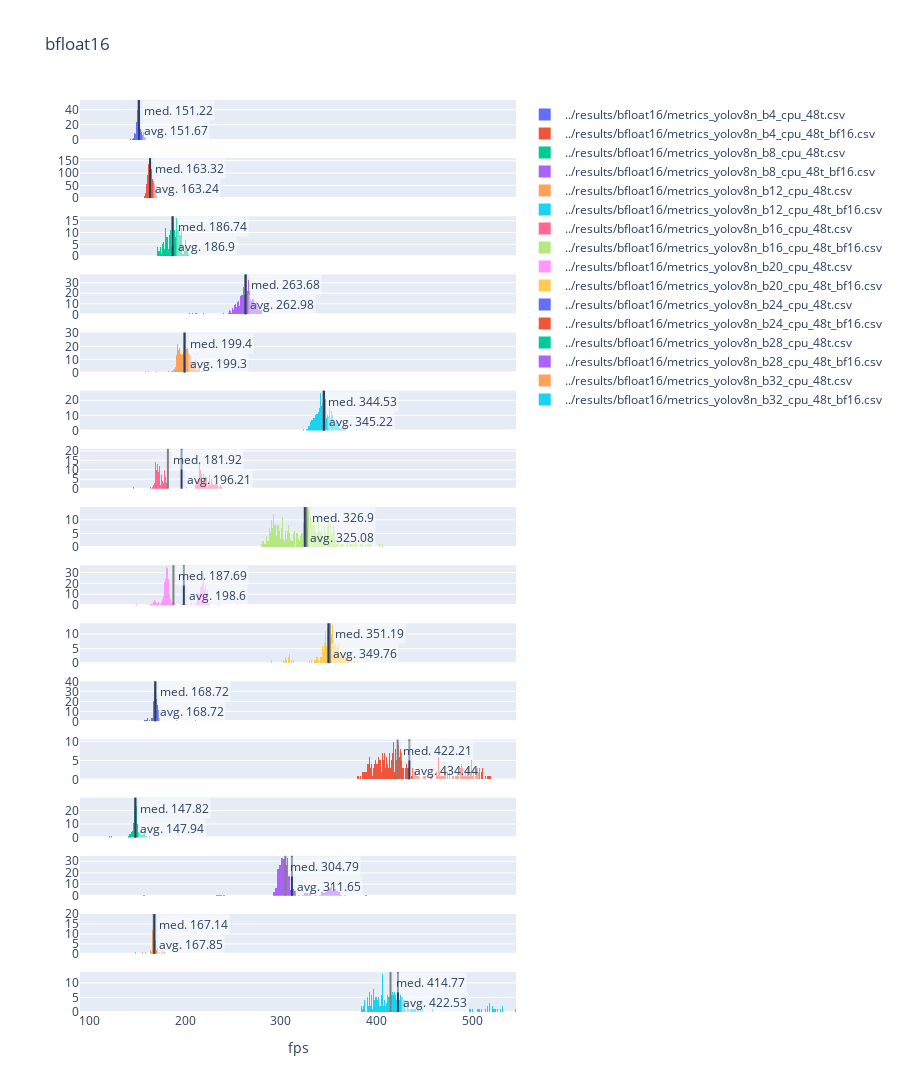

The cell this chart's notebook holds for it:
### Code cell
files = [
    '../results/bfloat16/metrics_yolov8n_b4_cpu_48t.csv',
    '../results/bfloat16/metrics_yolov8n_b4_cpu_48t_bf16.csv',
    '../results/bfloat16/metrics_yolov8n_b8_cpu_48t.csv',
    '../results/bfloat16/metrics_yolov8n_b8_cpu_48t_bf16.csv',
    '../results/bfloat16/metrics_yolov8n_b12_cpu_48t.csv',
    '../results/bfloat16/metrics_yolov8n_b12_cpu_48t_bf16.csv',
    '../results/bfloat16/metrics_yolov8n_b16_cpu_48t.csv',
    '../results/bfloat16/metrics_yolov8n_b16_cpu_48t_bf16.csv',
    '../results/bfloat16/metrics_yolov8n_b20_cpu_48t.csv',
    '../results/bfloat16/metrics_yolov8n_b20_cpu_48t_bf16.csv',
    '../results/bfloat16/metrics_yolov8n_b24_cpu_48t.csv',
    '../results/bfloat16/metrics_yolov8n_b24_cpu_48t_bf16.csv',
    '../results/bfloat16/metrics_yolov8n_b28_cpu_48t.csv',
    '../results/bfloat16/metrics_yolov8n_b28_cpu_48t_bf16.csv',
    '../results/bfloat16/metrics_yolov8n_b32_cpu_48t.csv',
    '../results/bfloat16/metrics_yolov8n_b32_cpu_48t_bf16.csv',
]

create_histograms([read_metrics(f) for f in files], files, 'bfloat16', 'fps').show()

### Figure 1 — Plotly figure (JSON) as saved in the notebook; plotly's stock layout.template omitted (floating-point values rounded to 4 significant figures; data arrays with more than 128 entries replaced by an {"elided": "..."} marker saying what was removed)
{"data": [{"name": "../results/bfloat16/metrics_yolov8n_b4_cpu_48t.csv", "nbinsx": 200, "type": "histogram", "x": {"elided": "1980 float values"}, "xaxis": "x", "yaxis": "y"}, {"name": "../results/bfloat16/metrics_yolov8n_b4_cpu_48t_bf16.csv", "nbinsx": 200, "type": "histogram", "x": {"elided": "1980 float values"}, "xaxis": "x2", "yaxis": "y2"}, {"name": "../results/bfloat16/metrics_yolov8n_b8_cpu_48t.csv", "nbinsx": 200, "type": "histogram", "x": {"elided": "990 float values"}, "xaxis": "x3", "yaxis": "y3"}, {"name": "../results/bfloat16/metrics_yolov8n_b8_cpu_48t_bf16.csv", "nbinsx": 200, "type": "histogram", "x": {"elided": "990 float values"}, "xaxis": "x4", "yaxis": "y4"}, {"name": "../results/bfloat16/metrics_yolov8n_b12_cpu_48t.csv", "nbinsx": 200, "type": "histogram", "x": {"elided": "660 float values"}, "xaxis": "x5", "yaxis": "y5"}, {"name": "../results/bfloat16/metrics_yolov8n_b12_cpu_48t_bf16.csv", "nbinsx": 200, "type": "histogram", "x": {"elided": "660 float values"}, "xaxis": "x6", "yaxis": "y6"}, {"name": "../results/bfloat16/metrics_yolov8n_b16_cpu_48t.csv", "nbinsx": 200, "type": "histogram", "x": {"elided": "495 float values"}, "xaxis": "x7", "yaxis": "y7"}, {"name": "../results/bfloat16/metrics_yolov8n_b16_cpu_48t_bf16.csv", "nbinsx": 200, "type": "histogram", "x": {"elided": "495 float values"}, "xaxis": "x8", "yaxis": "y8"}, {"name": "../results/bfloat16/metrics_yolov8n_b20_cpu_48t.csv", "nbinsx": 200, "type": "histogram", "x": {"elided": "396 float values"}, "xaxis": "x9", "yaxis": "y9"}, {"name": "../results/bfloat16/metrics_yolov8n_b20_cpu_48t_bf16.csv", "nbinsx": 200, "type": "histogram", "x": {"elided": "396 float values"}, "xaxis": "x10", "yaxis": "y10"}, {"name": "../results/bfloat16/metrics_yolov8n_b24_cpu_48t.csv", "nbinsx": 200, "type": "histogram", "x": {"elided": "330 float values"}, "xaxis": "x11", "yaxis": "y11"}, {"name": "../results/bfloat16/metrics_yolov8n_b24_cpu_48t_bf16.csv", "nbinsx": 200, "type": "histogram", "x": {"elided": "330 float values"}, "xaxis": "x12", "yaxis": "y12"}, {"name": "../results/bfloat16/metrics_yolov8n_b28_cpu_48t.csv", "nbinsx": 200, "type": "histogram", "x": {"elided": "283 float values"}, "xaxis": "x13", "yaxis": "y13"}, {"name": "../results/bfloat16/metrics_yolov8n_b28_cpu_48t_bf16.csv", "nbinsx": 200, "type": "histogram", "x": {"elided": "283 float values"}, "xaxis": "x14", "yaxis": "y14"}, {"name": "../results/bfloat16/metrics_yolov8n_b32_cpu_48t.csv", "nbinsx": 200, "type": "histogram", "x": {"elided": "247 float values"}, "xaxis": "x15", "yaxis": "y15"}, {"name": "../results/bfloat16/metrics_yolov8n_b32_cpu_48t_bf16.csv", "nbinsx": 200, "type": "histogram", "x": {"elided": "247 float values"}, "xaxis": "x16", "yaxis": "y16"}], "layout": {"annotations": [{"bgcolor": "rgba(255,255,255,0.5)", "showarrow": false, "text": "med. 151.22", "x": 151.2, "xanchor": "left", "xref": "x", "xshift": 3, "y": 1, "yanchor": "top", "yref": "y domain"}, {"bgcolor": "rgba(255,255,255,0.5)", "showarrow": false, "text": "avg. 151.67", "x": 151.7, "xanchor": "left", "xref": "x", "xshift": 3, "y": 1, "yanchor": "top", "yref": "y domain", "yshift": -20}, {"bgcolor": "rgba(255,255,255,0.5)", "showarrow": false, "text": "med. 163.32", "x": 163.3, "xanchor": "left", "xref": "x2", "xshift": 3, "y": 1, "yanchor": "top", "yref": "y2 domain"}, {"bgcolor": "rgba(255,255,255,0.5)", "showarrow": false, "text": "avg. 163.24", "x": 163.2, "xanchor": "left", "xref": "x2", "xshift": 3, "y": 1, "yanchor": "top", "yref": "y2 domain", "yshift": -20}, {"bgcolor": "rgba(255,255,255,0.5)", "showarrow": false, "text": "med. 186.74", "x": 186.7, "xanchor": "left", "xref": "x3", "xshift": 3, "y": 1, "yanchor": "top", "yref": "y3 domain"}, {"bgcolor": "rgba(255,255,255,0.5)", "showarrow": false, "text": "avg. 186.9", "x": 186.9, "xanchor": "left", "xref": "x3", "xshift": 3, "y": 1, "yanchor": "top", "yref": "y3 domain", "yshift": -20}, {"bgcolor": "rgba(255,255,255,0.5)", "showarrow": false, "text": "med. 263.68", "x": 263.7, "xanchor": "left", "xref": "x4", "xshift": 3, "y": 1, "yanchor": "top", "yref": "y4 domain"}, {"bgcolor": "rgba(255,255,255,0.5)", "showarrow": false, "text": "avg. 262.98", "x": 263.0, "xanchor": "left", "xref": "x4", "xshift": 3, "y": 1, "yanchor": "top", "yref": "y4 domain", "yshift": -20}, {"bgcolor": "rgba(255,255,255,0.5)", "showarrow": false, "text": "med. 199.4", "x": 199.4, "xanchor": "left", "xref": "x5", "xshift": 3, "y": 1, "yanchor": "top", "yref": "y5 domain"}, {"bgcolor": "rgba(255,255,255,0.5)", "showarrow": false, "text": "avg. 199.3", "x": 199.3, "xanchor": "left", "xref": "x5", "xshift": 3, "y": 1, "yanchor": "top", "yref": "y5 domain", "yshift": -20}, {"bgcolor": "rgba(255,255,255,0.5)", "showarrow": false, "text": "med. 344.53", "x": 344.5, "xanchor": "left", "xref": "x6", "xshift": 3, "y": 1, "yanchor": "top", "yref": "y6 domain"}, {"bgcolor": "rgba(255,255,255,0.5)", "showarrow": false, "text": "avg. 345.22", "x": 345.2, "xanchor": "left", "xref": "x6", "xshift": 3, "y": 1, "yanchor": "top", "yref": "y6 domain", "yshift": -20}, {"bgcolor": "rgba(255,255,255,0.5)", "showarrow": false, "text": "med. 181.92", "x": 181.9, "xanchor": "left", "xref": "x7", "xshift": 3, "y": 1, "yanchor": "top", "yref": "y7 domain"}, {"bgcolor": "rgba(255,255,255,0.5)", "showarrow": false, "text": "avg. 196.21", "x": 196.2, "xanchor": "left", "xref": "x7", "xshift": 3, "y": 1, "yanchor": "top", "yref": "y7 domain", "yshift": -20}, {"bgcolor": "rgba(255,255,255,0.5)", "showarrow": false, "text": "med. 326.9", "x": 326.9, "xanchor": "left", "xref": "x8", "xshift": 3, "y": 1, "yanchor": "top", "yref": "y8 domain"}, {"bgcolor": "rgba(255,255,255,0.5)", "showarrow": false, "text": "avg. 325.08", "x": 325.1, "xanchor": "left", "xref": "x8", "xshift": 3, "y": 1, "yanchor": "top", "yref": "y8 domain", "yshift": -20}, {"bgcolor": "rgba(255,255,255,0.5)", "showarrow": false, "text": "med. 187.69", "x": 187.7, "xanchor": "left", "xref": "x9", "xshift": 3, "y": 1, "yanchor": "top", "yref": "y9 domain"}, {"bgcolor": "rgba(255,255,255,0.5)", "showarrow": false, "text": "avg. 198.6", "x": 198.6, "xanchor": "left", "xref": "x9", "xshift": 3, "y": 1, "yanchor": "top", "yref": "y9 domain", "yshift": -20}, {"bgcolor": "rgba(255,255,255,0.5)", "showarrow": false, "text": "med. 351.19", "x": 351.2, "xanchor": "left", "xref": "x10", "xshift": 3, "y": 1, "yanchor": "top", "yref": "y10 domain"}, {"bgcolor": "rgba(255,255,255,0.5)", "showarrow": false, "text": "avg. 349.76", "x": 349.8, "xanchor": "left", "xref": "x10", "xshift": 3, "y": 1, "yanchor": "top", "yref": "y10 domain", "yshift": -20}, {"bgcolor": "rgba(255,255,255,0.5)", "showarrow": false, "text": "med. 168.72", "x": 168.7, "xanchor": "left", "xref": "x11", "xshift": 3, "y": 1, "yanchor": "top", "yref": "y11 domain"}, {"bgcolor": "rgba(255,255,255,0.5)", "showarrow": false, "text": "avg. 168.72", "x": 168.7, "xanchor": "left", "xref": "x11", "xshift": 3, "y": 1, "yanchor": "top", "yref": "y11 domain", "yshift": -20}, {"bgcolor": "rgba(255,255,255,0.5)", "showarrow": false, "text": "med. 422.21", "x": 422.2, "xanchor": "left", "xref": "x12", "xshift": 3, "y": 1, "yanchor": "top", "yref": "y12 domain"}, {"bgcolor": "rgba(255,255,255,0.5)", "showarrow": false, "text": "avg. 434.44", "x": 434.4, "xanchor": "left", "xref": "x12", "xshift": 3, "y": 1, "yanchor": "top", "yref": "y12 domain", "yshift": -20}, {"bgcolor": "rgba(255,255,255,0.5)", "showarrow": false, "text": "med. 147.82", "x": 147.8, "xanchor": "left", "xref": "x13", "xshift": 3, "y": 1, "yanchor": "top", "yref": "y13 domain"}, {"bgcolor": "rgba(255,255,255,0.5)", "showarrow": false, "text": "avg. 147.94", "x": 147.9, "xanchor": "left", "xref": "x13", "xshift": 3, "y": 1, "yanchor": "top", "yref": "y13 domain", "yshift": -20}, {"bgcolor": "rgba(255,255,255,0.5)", "showarrow": false, "text": "med. 304.79", "x": 304.8, "xanchor": "left", "xref": "x14", "xshift": 3, "y": 1, "yanchor": "top", "yref": "y14 domain"}, {"bgcolor": "rgba(255,255,255,0.5)", "showarrow": false, "text": "avg. 311.65", "x": 311.6, "xanchor": "left", "xref": "x14", "xshift": 3, "y": 1, "yanchor": "top", "yref": "y14 domain", "yshift": -20}, {"bgcolor": "rgba(255,255,255,0.5)", "showarrow": false, "text": "med. 167.14", "x": 167.1, "xanchor": "left", "xref": "x15", "xshift": 3, "y": 1, "yanchor": "top", "yref": "y15 domain"}, {"bgcolor": "rgba(255,255,255,0.5)", "showarrow": false, "text": "avg. 167.85", "x": 167.9, "xanchor": "left", "xref": "x15", "xshift": 3, "y": 1, "yanchor": "top", "yref": "y15 domain", "yshift": -20}, {"bgcolor": "rgba(255,255,255,0.5)", "showarrow": false, "text": "med. 414.77", "x": 414.8, "xanchor": "left", "xref": "x16", "xshift": 3, "y": 1, "yanchor": "top", "yref": "y16 domain"}, {"bgcolor": "rgba(255,255,255,0.5)", "showarrow": false, "text": "avg. 422.53", "x": 422.5, "xanchor": "left", "xref": "x16", "xshift": 3, "y": 1, "yanchor": "top", "yref": "y16 domain", "yshift": -20}], "height": 1750, "shapes": [{"line": {"color": "grey"}, "type": "line", "x0": 151.2, "x1": 151.2, "xref": "x", "y0": 0, "y1": 1, "yref": "y domain"}, {"type": "line", "x0": 151.7, "x1": 151.7, "xref": "x", "y0": 0, "y1": 1, "yref": "y domain"}, {"line": {"color": "grey"}, "type": "line", "x0": 163.3, "x1": 163.3, "xref": "x2", "y0": 0, "y1": 1, "yref": "y2 domain"}, {"type": "line", "x0": 163.2, "x1": 163.2, "xref": "x2", "y0": 0, "y1": 1, "yref": "y2 domain"}, {"line": {"color": "grey"}, "type": "line", "x0": 186.7, "x1": 186.7, "xref": "x3", "y0": 0, "y1": 1, "yref": "y3 domain"}, {"type": "line", "x0": 186.9, "x1": 186.9, "xref": "x3", "y0": 0, "y1": 1, "yref": "y3 domain"}, {"line": {"color": "grey"}, "type": "line", "x0": 263.7, "x1": 263.7, "xref": "x4", "y0": 0, "y1": 1, "yref": "y4 domain"}, {"type": "line", "x0": 263.0, "x1": 263.0, "xref": "x4", "y0": 0, "y1": 1, "yref": "y4 domain"}, {"line": {"color": "grey"}, "type": "line", "x0": 199.4, "x1": 199.4, "xref": "x5", "y0": 0, "y1": 1, "yref": "y5 domain"}, {"type": "line", "x0": 199.3, "x1": 199.3, "xref": "x5", "y0": 0, "y1": 1, "yref": "y5 domain"}, {"line": {"color": "grey"}, "type": "line", "x0": 344.5, "x1": 344.5, "xref": "x6", "y0": 0, "y1": 1, "yref": "y6 domain"}, {"type": "line", "x0": 345.2, "x1": 345.2, "xref": "x6", "y0": 0, "y1": 1, "yref": "y6 domain"}, {"line": {"color": "grey"}, "type": "line", "x0": 181.9, "x1": 181.9, "xref": "x7", "y0": 0, "y1": 1, "yref": "y7 domain"}, {"type": "line", "x0": 196.2, "x1": 196.2, "xref": "x7", "y0": 0, "y1": 1, "yref": "y7 domain"}, {"line": {"color": "grey"}, "type": "line", "x0": 326.9, "x1": 326.9, "xref": "x8", "y0": 0, "y1": 1, "yref": "y8 domain"}, {"type": "line", "x0": 325.1, "x1": 325.1, "xref": "x8", "y0": 0, "y1": 1, "yref": "y8 domain"}, {"line": {"color": "grey"}, "type": "line", "x0": 187.7, "x1": 187.7, "xref": "x9", "y0": 0, "y1": 1, "yref": "y9 domain"}, {"type": "line", "x0": 198.6, "x1": 198.6, "xref": "x9", "y0": 0, "y1": 1, "yref": "y9 domain"}, {"line": {"color": "grey"}, "type": "line", "x0": 351.2, "x1": 351.2, "xref": "x10", "y0": 0, "y1": 1, "yref": "y10 domain"}, {"type": "line", "x0": 349.8, "x1": 349.8, "xref": "x10", "y0": 0, "y1": 1, "yref": "y10 domain"}, {"line": {"color": "grey"}, "type": "line", "x0": 168.7, "x1": 168.7, "xref": "x11", "y0": 0, "y1": 1, "yref": "y11 domain"}, {"type": "line", "x0": 168.7, "x1": 168.7, "xref": "x11", "y0": 0, "y1": 1, "yref": "y11 domain"}, {"line": {"color": "grey"}, "type": "line", "x0": 422.2, "x1": 422.2, "xref": "x12", "y0": 0, "y1": 1, "yref": "y12 domain"}, {"type": "line", "x0": 434.4, "x1": 434.4, "xref": "x12", "y0": 0, "y1": 1, "yref": "y12 domain"}, {"line": {"color": "grey"}, "type": "line", "x0": 147.8, "x1": 147.8, "xref": "x13", "y0": 0, "y1": 1, "yref": "y13 domain"}, {"type": "line", "x0": 147.9, "x1": 147.9, "xref": "x13", "y0": 0, "y1": 1, "yref": "y13 domain"}, {"line": {"color": "grey"}, "type": "line", "x0": 304.8, "x1": 304.8, "xref": "x14", "y0": 0, "y1": 1, "yref": "y14 domain"}, {"type": "line", "x0": 311.6, "x1": 311.6, "xref": "x14", "y0": 0, "y1": 1, "yref": "y14 domain"}, {"line": {"color": "grey"}, "type": "line", "x0": 167.1, "x1": 167.1, "xref": "x15", "y0": 0, "y1": 1, "yref": "y15 domain"}, {"type": "line", "x0": 167.9, "x1": 167.9, "xref": "x15", "y0": 0, "y1": 1, "yref": "y15 domain"}, {"line": {"color": "grey"}, "type": "line", "x0": 414.8, "x1": 414.8, "xref": "x16", "y0": 0, "y1": 1, "yref": "y16 domain"}, {"type": "line", "x0": 422.5, "x1": 422.5, "xref": "x16", "y0": 0, "y1": 1, "yref": "y16 domain"}], "title": {"text": "bfloat16"}, "xaxis": {"anchor": "y", "domain": [0, 1], "matches": "x16", "showticklabels": false}, "xaxis10": {"anchor": "y10", "domain": [0, 1], "matches": "x16", "showticklabels": false}, "xaxis11": {"anchor": "y11", "domain": [0, 1], "matches": "x16", "showticklabels": false}, "xaxis12": {"anchor": "y12", "domain": [0, 1], "matches": "x16", "showticklabels": false}, "xaxis13": {"anchor": "y13", "domain": [0, 1], "matches": "x16", "showticklabels": false}, "xaxis14": {"anchor": "y14", "domain": [0, 1], "matches": "x16", "showticklabels": false}, "xaxis15": {"anchor": "y15", "domain": [0, 1], "matches": "x16", "showticklabels": false}, "xaxis16": {"anchor": "y16", "domain": [0, 1], "title": {"text": "fps"}}, "xaxis2": {"anchor": "y2", "domain": [0, 1], "matches": "x16", "showticklabels": false}, "xaxis3": {"anchor": "y3", "domain": [0, 1], "matches": "x16", "showticklabels": false}, "xaxis4": {"anchor": "y4", "domain": [0, 1], "matches": "x16", "showticklabels": false}, "xaxis5": {"anchor": "y5", "domain": [0, 1], "matches": "x16", "showticklabels": false}, "xaxis6": {"anchor": "y6", "domain": [0, 1], "matches": "x16", "showticklabels": false}, "xaxis7": {"anchor": "y7", "domain": [0, 1], "matches": "x16", "showticklabels": false}, "xaxis8": {"anchor": "y8", "domain": [0, 1], "matches": "x16", "showticklabels": false}, "xaxis9": {"anchor": "y9", "domain": [0, 1], "matches": "x16", "showticklabels": false}, "yaxis": {"anchor": "x", "domain": [0.9562, 1.0]}, "yaxis10": {"anchor": "x10", "domain": [0.3825, 0.4263]}, "yaxis11": {"anchor": "x11", "domain": [0.3187, 0.3625]}, "yaxis12": {"anchor": "x12", "domain": [0.255, 0.2988]}, "yaxis13": {"anchor": "x13", "domain": [0.1912, 0.235]}, "yaxis14": {"anchor": "x14", "domain": [0.1275, 0.1713]}, "yaxis15": {"anchor": "x15", "domain": [0.06375, 0.1075]}, "yaxis16": {"anchor": "x16", "domain": [0, 0.04375]}, "yaxis2": {"anchor": "x2", "domain": [0.8925, 0.9362]}, "yaxis3": {"anchor": "x3", "domain": [0.8287, 0.8725]}, "yaxis4": {"anchor": "x4", "domain": [0.765, 0.8087]}, "yaxis5": {"anchor": "x5", "domain": [0.7013, 0.745]}, "yaxis6": {"anchor": "x6", "domain": [0.6375, 0.6813]}, "yaxis7": {"anchor": "x7", "domain": [0.5737, 0.6175]}, "yaxis8": {"anchor": "x8", "domain": [0.51, 0.5537]}, "yaxis9": {"anchor": "x9", "domain": [0.4463, 0.49]}}}
